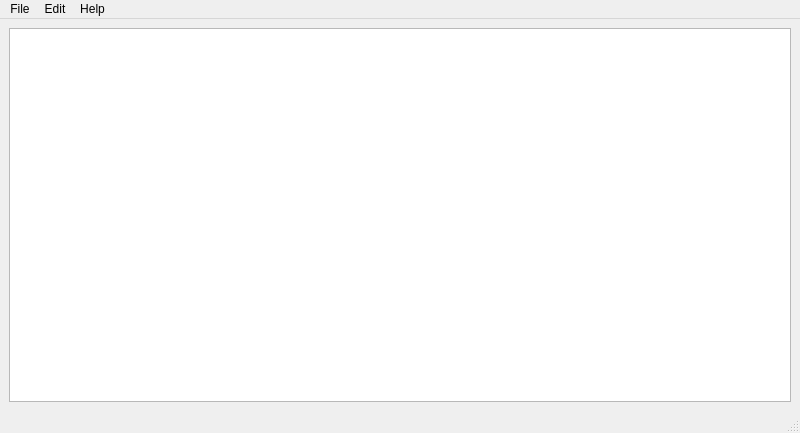
<?xml version="1.0" encoding="UTF-8"?>
<ui version="4.0">
 <class>MainWindow</class>
 <widget class="QMainWindow" name="MainWindow">
  <property name="geometry">
   <rect>
    <x>0</x>
    <y>0</y>
    <width>800</width>
    <height>433</height>
   </rect>
  </property>
  <property name="windowTitle">
   <string>MainWindow</string>
  </property>
  <widget class="QWidget" name="centralwidget">
   <layout class="QVBoxLayout" name="verticalLayout">
    <item>
     <widget class="QTextEdit" name="textEdit"/>
    </item>
   </layout>
  </widget>
  <widget class="QStatusBar" name="statusbar"/>
  <widget class="QMenuBar" name="menubar">
   <property name="geometry">
    <rect>
     <x>0</x>
     <y>0</y>
     <width>800</width>
     <height>22</height>
    </rect>
   </property>
   <widget class="QMenu" name="menuFile">
    <property name="title">
     <string>File</string>
    </property>
    <addaction name="actionQuit"/>
   </widget>
   <widget class="QMenu" name="menuEdit">
    <property name="title">
     <string>Edit</string>
    </property>
    <addaction name="actionCopy"/>
    <addaction name="actionCut"/>
    <addaction name="actionPaste"/>
    <addaction name="separator"/>
    <addaction name="actionUndo"/>
    <addaction name="actionRedo"/>
   </widget>
   <widget class="QMenu" name="menuHelp">
    <property name="title">
     <string>Help</string>
    </property>
    <addaction name="actionAbout"/>
    <addaction name="actionAbout_QT"/>
   </widget>
   <addaction name="menuFile"/>
   <addaction name="menuEdit"/>
   <addaction name="menuHelp"/>
  </widget>
  <action name="actionQuit">
   <property name="icon">
    <iconset resource="resource.qrc">
     <normaloff>:/images/quit.png</normaloff>:/images/quit.png</iconset>
   </property>
   <property name="text">
    <string>Quit</string>
   </property>
  </action>
  <action name="actionCopy">
   <property name="icon">
    <iconset resource="resource.qrc">
     <normaloff>:/images/copy.png</normaloff>:/images/copy.png</iconset>
   </property>
   <property name="text">
    <string>Copy</string>
   </property>
  </action>
  <action name="actionCut">
   <property name="icon">
    <iconset resource="resource.qrc">
     <normaloff>:/images/cut.png</normaloff>:/images/cut.png</iconset>
   </property>
   <property name="text">
    <string>Cut</string>
   </property>
  </action>
  <action name="actionPaste">
   <property name="icon">
    <iconset resource="resource.qrc">
     <normaloff>:/images/paste.png</normaloff>:/images/paste.png</iconset>
   </property>
   <property name="text">
    <string>Paste</string>
   </property>
  </action>
  <action name="actionUndo">
   <property name="icon">
    <iconset resource="resource.qrc">
     <normaloff>:/images/undo.png</normaloff>:/images/undo.png</iconset>
   </property>
   <property name="text">
    <string>Undo</string>
   </property>
  </action>
  <action name="actionRedo">
   <property name="icon">
    <iconset resource="resource.qrc">
     <normaloff>:/images/redo.png</normaloff>:/images/redo.png</iconset>
   </property>
   <property name="text">
    <string>Redo</string>
   </property>
  </action>
  <action name="actionAbout">
   <property name="icon">
    <iconset resource="resource.qrc">
     <normaloff>:/images/aboutQT.png</normaloff>:/images/aboutQT.png</iconset>
   </property>
   <property name="text">
    <string>About</string>
   </property>
  </action>
  <action name="actionAbout_QT">
   <property name="icon">
    <iconset resource="resource.qrc">
     <normaloff>:/images/about.png</normaloff>:/images/about.png</iconset>
   </property>
   <property name="text">
    <string>About QT</string>
   </property>
  </action>
 </widget>
 <resources>
  <include location="resource.qrc"/>
 </resources>
 <connections/>
</ui>
